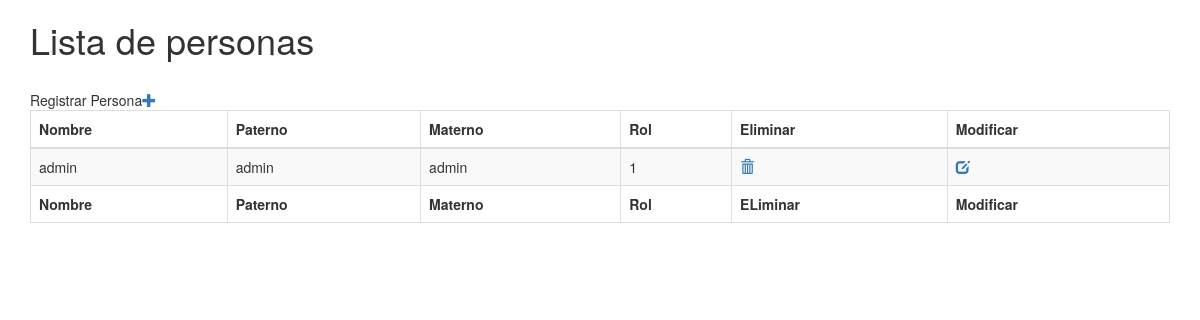
The page /vista/vst_roles_usuarios.php on the database its author committed.
### tables this page shows
CREATE TABLE IF NOT EXISTS `persona` (
  `id_persona` INT(11) NOT NULL AUTO_INCREMENT,
  `nombre` VARCHAR(50) NULL DEFAULT NULL,
  `papellido` VARCHAR(50) NULL DEFAULT NULL,
  `sapellido` VARCHAR(50) NULL DEFAULT NULL,
  `ci` VARCHAR(10) NULL DEFAULT NULL,
  `telefono` INT(11) NULL DEFAULT NULL,
  `direccion` VARCHAR(255) NULL DEFAULT NULL,
  `email` VARCHAR(255) NULL DEFAULT NULL,
  `rol` INT(11) NULL DEFAULT NULL,
  `activo` TINYINT(4) NULL DEFAULT NULL,
  PRIMARY KEY (`id_persona`),
  UNIQUE INDEX `ci` (`ci` ASC),
  UNIQUE INDEX `email` (`email` ASC),
  INDEX `rol` (`rol` ASC),
  CONSTRAINT `persona_ibfk_1`
    FOREIGN KEY (`rol`)
    REFERENCES `rol` (`id_rol`));

### modelo/conexion.php (called while the page is built, shortened)
<?php
class conexion{
	public $con;
	function __construct(){
	$this->host="localhost";
	$this->user="root";
	$this->clave="";
	$this->db="mydb";
	$this->con=mysqli_connect($this->host, $this->user,$this->clave);
	mysqli_query($this->con, 'SET NAMES UTF-8');
	if($this->con){
		mysqli_select_db($this->con,$this->db);
	}
	}
public function con_retorno($sql){
$resp=mysqli_query($this->con, $sql);
return $resp;
}
}

### controlador/ctrl_agregarusuario.php (called while the page is built, shortened)
<?php
require("../modelo/mdl_agregarusuario.php");
class ctrlUsuario
{  public $obj_mod;
	function __construct()
	{
		$this->obj_mod=new mdlusuario();
	}
	public function listar()
	{
	return $this->obj_mod->listar();
	}
}

### modelo/mdl_agregarusuario.php (called while the page is built, shortened)
<?php
require("conexion.php");
if (isset($_GET['id_persona']))
{
    $con= new conexion();
    $sql="update persona set activo =0 where id_persona='$_GET[id_persona]'";
    $con->sin_retorno($sql);
    $sql="update usuario set activousuario =0 where persona_id_persona='$_GET[id_persona]'";
    $con->sin_retorno($sql);
    $sql="delete from cuenta where usuario_persona_id_persona='$_GET[id_persona]'";
    $con->sin_retorno($sql);
    echo "<script> window.location.href='../admin/docs/table-personas.php';</script>";
}
else {
    class mdlusuario
    {
        public $obj_con;
        function __construct()
        {
            $this->obj_con = new conexion();
        }
        public function listar()
        {
            $sql = "select * from persona where activo=1";
            return $this->obj_con->con_retorno($sql);
        }
    }
}
?>

### vista/vst_roles_usuarios.php (the view, shortened to what this page needs)
<!DOCTYPE html>
<html>
<head>
<link rel="stylesheet" href="../bootstrap/css/bootstrap.min.css">
<link rel="stylesheet" href="../bootstrap/datatables/css/bootstrap.min.css">
<link rel="stylesheet" href="../bootstrap/datatables/css/dataTables.bootstrap.min.css">
<link rel="stylesheet" href="../bootstrap/datatables/css/fixedHeader.bootstrap.min.css">
<link rel="stylesheet" href="../bootstrap/datatables/css/responsive.bootstrap.min.css">
</head>
<body>
<?php
    require("../controlador/ctrl_agregarusuario.php");
    $obj=new ctrlUsuario();
    $resp=$obj->listar();
?>
<div class="container">
<h1>Lista de personas</h1>
<br>
<span>Registrar Persona<a href="../admin/docs/vista/vst_agregarusuario.php" target="_blank" class="glyphicon glyphicon-plus"></a>
</span>
<table id="example" class="table table-striped table-bordered nowrap" style="width:100%">
        <thead>
            <tr>
                <th>Nombre</th>
                <th>Paterno</th>
                 <th>Materno</th>
                 <th>Rol</th>
                <th>Eliminar</th>
                <th>Modificar</th>
                </tr>
        </thead>
        <tbody>
<?php
while($row=mysqli_fetch_assoc($resp)){
      $cod=$row['id_persona'];
       $ci=$row['ci'];
        $tel=$row['telefono'];
        $dir=$row['direccion'];
        $nom=$row['nombre'];
        $pat=$row['papellido'];
        $mat=$row['sapellido'];
        echo "<tr>";
        echo "<td>".$row["nombre"]."</td>";
        echo "<td>".$row["papellido"]."</td>";
        echo "<td>".$row["sapellido"]."</td>";
        echo "<td>".$row["rol"]."</td>";
        echo "<td> <a href='../enrutador/enr_agregarusuario.php?codigo=".$cod."' class='glyphicon glyphicon-trash'></a></td>";
        echo "<td><a href='vst_modificarusuario.php?cod=".$cod."-".$nom."-".$pat."-".$mat."-".$ci."-".$tel."-".$dir."' class='glyphicon glyphicon-edit'></a></td>";
        echo "</tr>";
    }
?>
        </tbody>
        <tfoot>
            <tr>
                <th>Nombre</th>
                <th>Paterno</th>
                 <th>Materno</th>
                 <th>Rol</th>
                <th>ELiminar</th>
                <th>Modificar</th>
            </tr>
        </tfoot>
    </table>
</div>
</body>
</html>

### rows shown on the page
persona: nombre "admin", papellido "admin", sapellido "admin", rol "1", telefono 0 (drawn)
